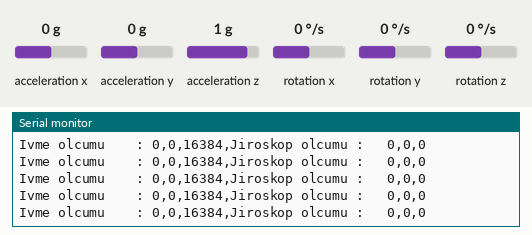
Simulated run of this sketch. Board: ESP8266 (NodeMCU). Shown: the last lines printed to the serial monitor. Inputs (shaded band) come from the test bench; at power-on: acceleration x 0 g, acceleration y 0 g, acceleration z 1 g, rotation x 0 °/s, rotation y 0 °/s, rotation z 0 °/s.

Above: at 1.2 s.
1.3 s: acceleration x set to -1.4 g
At 1.32 s:
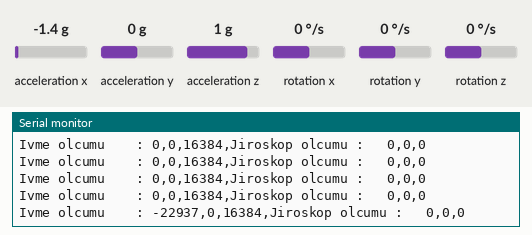
2.8 s: acceleration y set to -1.4 g
At 2.83 s:
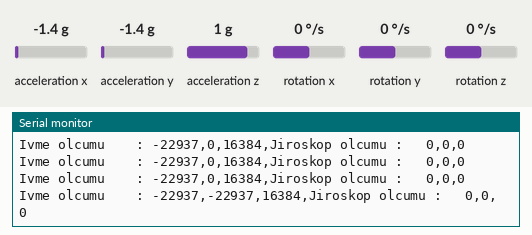
4.3 s: acceleration z set to -1.4 g
At 4.35 s:
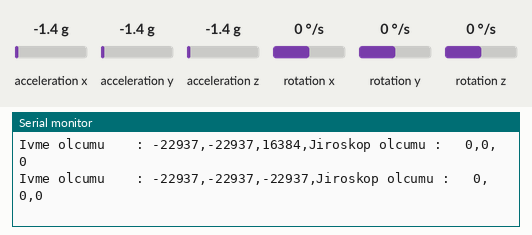
5.8 s: rotation x set to -192 °/s
At 5.86 s:
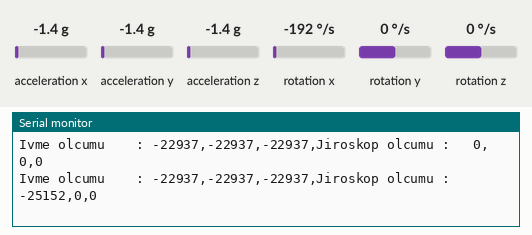
7.3 s: rotation y set to -192 °/s
At 7.38 s:
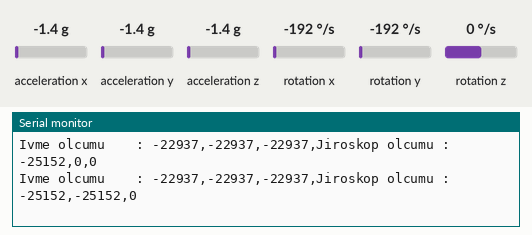

The sketch:

esp8266_mpu6050.ino
```cpp
#include <MPU6050.h>
#include <Wire.h>


  MPU6050 mpu;
  int16_t ax, ay, az, gx, gy, gz; // acceleration ve gyro nun birimleri


void setup() {

Serial.begin(115200);
Wire.begin(D2,D1);   //BURADA ISTERSENİZ Wire.begin(); SEKLINDE YAZABİLİRİZ. ZATEN STANDARTA BOYLEDİR. (ESP8266 kullandıgım icin belirtmek istedim.)
mpu.initialize();    //BURADA MPU6050 sensorunu baslatıyor.


//MPU6050 sensoru bagli mi degil mi.
if(mpu.testConnection()){
  Serial.println("test başarılı");
}else{
  Serial.println("Test basarisiz. Baglanti sarunu var...");
}


}

void loop() {


//BURADA İVME VE GYRO DEGERLERİNİ OLCUYORUZ.
ax = mpu.getAccelerationX();
ay = mpu.getAccelerationY();
az = mpu.getAccelerationZ();
gx = mpu.getRotationX();              //AMA EĞER DAHA AZ KALABALIK OLSUN İSTERSEK   getMotion6(ax,ay,az,gx,gy,gz);    KULLANILABİLİR.
gy = mpu.getRotationY();              //          VEYA       getAcceleration(ax,ay,az);  ve  getRotation(gx,gy,gz);   KULLANILABILIR.
gz = mpu.getRotationZ();


    Serial.print("Ivme olcumu    : ");
    Serial.print(ax);  Serial.print(",");
    Serial.print(ay);  Serial.print(",");
    Serial.print(az);  Serial.print(",");
    Serial.print("Jiroskop olcumu :   ");
    Serial.print(gx);  Serial.print(",");
    Serial.print(gy);  Serial.print(",");
    Serial.println(gz);

 delay(100);

}
```

Measured:
- after the input at 1.3 s, the serial monitor: prints a new line at once (image 1)
- after the input at 2.8 s, the serial monitor: prints a new line at once (image 2)
- after the input at 4.3 s, the serial monitor: prints a new line at once (image 3)
- after the input at 5.8 s, the serial monitor: prints a new line after 0.06 s (image 4)
- after the input at 7.3 s, the serial monitor: prints a new line after 0.07 s (image 5)
